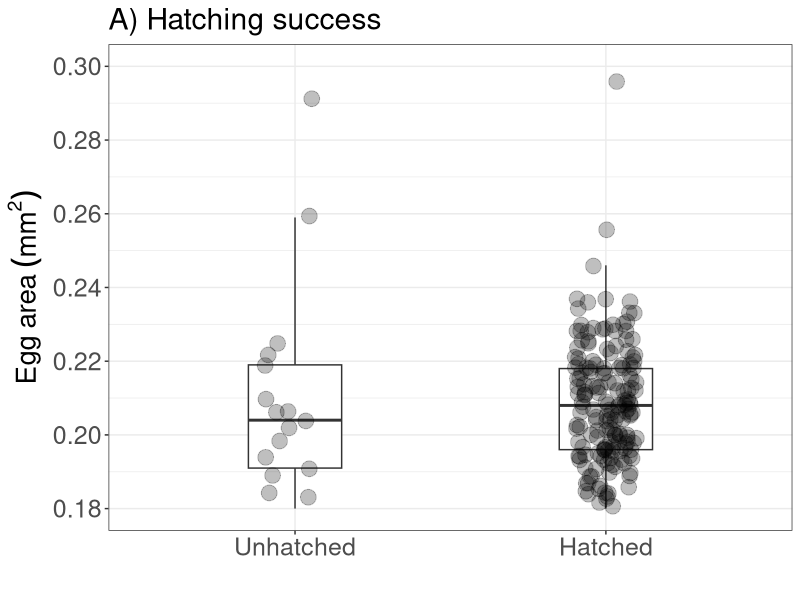
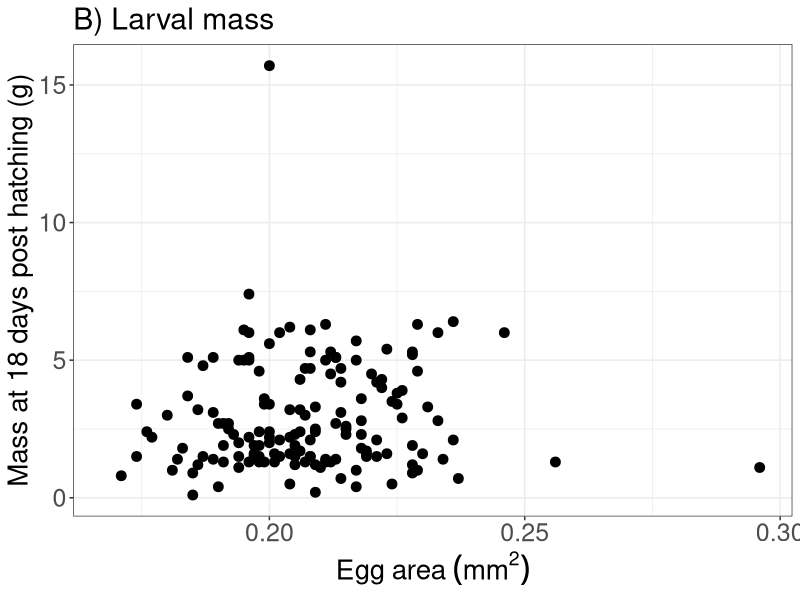

Reproduce these figures in R, in order. (Note: this script raises an error after producing the figures.)
## ---- chunk 1
library(here)
library(tidyverse)
library(ggplot2)
library(lmerTest)
library(patchwork)
## ---- chunk 2
caterpillar_data <- read.csv(here("data", "clean data", "caterpillar_data.csv"))

#caterpillar_data <- caterpillar_data %>%
  #filter(!is.na(hatch_date)) 

caterpillar_data$pupal_treatment <- as.factor(caterpillar_data$pupal_treatment)
caterpillar_data$hatch_date <- as.Date(caterpillar_data$hatch_date)
caterpillar_data$weight_1 <- as.numeric(caterpillar_data$weight_1)
caterpillar_data$weight_2 <- as.numeric(caterpillar_data$weight_2)

#turn all weights into mg
caterpillar_data$weight_1 <- caterpillar_data$weight_1 * 1000
caterpillar_data$weight_2 <- caterpillar_data$weight_2 * 1000
caterpillar_data$weight3 <- caterpillar_data$weight3 * 1000
caterpillar_data$weight4 <- caterpillar_data$weight4 * 1000
caterpillar_data$weight_5 <- caterpillar_data$weight_5 * 1000

## ---- chunk 3

caterpillar_data <- caterpillar_data %>%
  filter(!is.na(hatched))
  
#how many caterpillars hatches overall
caterpillar_data %>%
  filter(hatched == 1)

hatching_plot <- ggplot(caterpillar_data, aes(x = factor(hatched, labels = c("Unhatched", "Hatched")), y = size_01)) +
  geom_boxplot(width = 0.3, outlier.shape = NA) +
  geom_jitter(width = 0.1, alpha = 0.25, size = 5) +
  #scale_colour_manual(values = temp_cols) +
  labs(x = "", y = expression(Egg~area~(mm^2)), title = "A) Hatching success", colour = "Allocation temperature") +
  theme_bw() +
  scale_y_continuous(
    breaks = seq(0.18, 0.30, by = 0.02),
    limits = c(0.18, 0.30)) +
    theme(
    text = element_text(size = 18),            # increases all text
    axis.title = element_text(size = 20),      # axis titles bigger
    axis.text = element_text(size = 18),       # axis tick labels bigger
    legend.text = element_text(size = 18),     # legend text bigger
    legend.title = element_text(size = 20),
    #legend.position = c(0.98, 0.9),   # top-right inside
  #legend.justification = c(1, 1),     # anchor legend box to its top-right corner
  #legend.background = element_rect(fill = "white", colour = "black")  # optional: improve visibility
    )

hatching_plot

#ggsave(
#  here("figures", "hatching success.png"),
#  plot = hatching_plot,
#  width = 10,
#  height = 5,
# dpi = 300
#)



## ---- chunk 4

caterpillar_size <- ggplot(caterpillar_data, aes(x = size_01, y = weight_1)) +
  geom_point(size = 3) +
  labs(y = "Mass at 18 days post hatching (g)", x = expression(Egg~area~(mm^2)), title = "B) Larval mass") +
  theme_bw() +
    theme(
    text = element_text(size = 18),            # increases all text
    axis.title = element_text(size = 20),      # axis titles bigger
    axis.text = element_text(size = 18),       # axis tick labels bigger
    legend.text = element_text(size = 18),     # legend text bigger
    legend.title = element_text(size = 20)
    )

caterpillar_size


## ---- chunk 5
#to plot the weight of each caterpillar over time, I need to turn the data into long format

names(caterpillar_data) <- names(caterpillar_data) %>%
  gsub("^weight([0-9]+)$", "weight_\\1", .)

long_data <- caterpillar_data %>%
  mutate(id = row_number()) %>%
  pivot_longer(
    cols = matches("^(weight|weighday)_\\d+$"),
    names_to = c(".value", "time"),
    names_pattern = "(weight|weighday)_(\\d+)"
  )

long_data$weighday <- as.Date(long_data$weighday)

long_data <- long_data %>%
  mutate(days_post_hatch = as.numeric(weighday - hatch_date)) %>%
  filter(!is.na("weight"))
## ---- chunk 6
ggplot(long_data, aes(days_post_hatch, weight, colour = pupal_treatment)) +
  geom_point() +
  geom_smooth(method = "lm", se = FALSE) +
  theme_minimal()

temp_cols <- c(
  ambient = "#484A4C",
  cool    = "#76C0CC",
  mean    = "#F9CA0F",
  warm    = "#E87A36",
  hot     = "#AF0808")




ggplot(long_data, aes(x = weighday, y = weight, group = id)) +
  geom_line(alpha = 0.5) +
  geom_point() +
  labs(x = "Day", y = "Weight", title = "Caterpillar growth over time") +
  theme_minimal()

growth_rate <- ggplot(long_data, aes(x = days_post_hatch, y = log(weight), group = id, colour = pupal_treatment)) +
  geom_line(alpha = 0.5, size = 1) + 
  geom_point(size = 5) +
  scale_x_continuous(breaks = c(18, 24, 30, 36)) +
  labs(x = "Days post hatching", y = "larval mass (mg)",
       title = "B) Larval growth rate", colour = "Allocation temperature") +
  scale_color_manual(values = temp_cols) +
  theme_bw() +
    theme(
    text = element_text(size = 18),            # increases all text
    axis.title = element_text(size = 20),      # axis titles bigger
    axis.text = element_text(size = 18),       # axis tick labels bigger
    legend.text = element_text(size = 18),     # legend text bigger
    legend.title = element_text(size = 20),
    legend.position = c(0.98, 0.98),   # top-right inside
  legend.justification = c(2.7, 1),     # anchor legend box to its top-right corner
  legend.background = element_rect(fill = "white", colour = "black")  # optional: improve visibility
    )
growth_rate


caterpillar_plot <-  hatching_plot + growth_rate

ggsave(
  here("figures", "figure 9 - hatching success and growth rate.png"),
  plot = caterpillar_plot,
  width = 20,
  height = 10,
  dpi = 300
)
 
